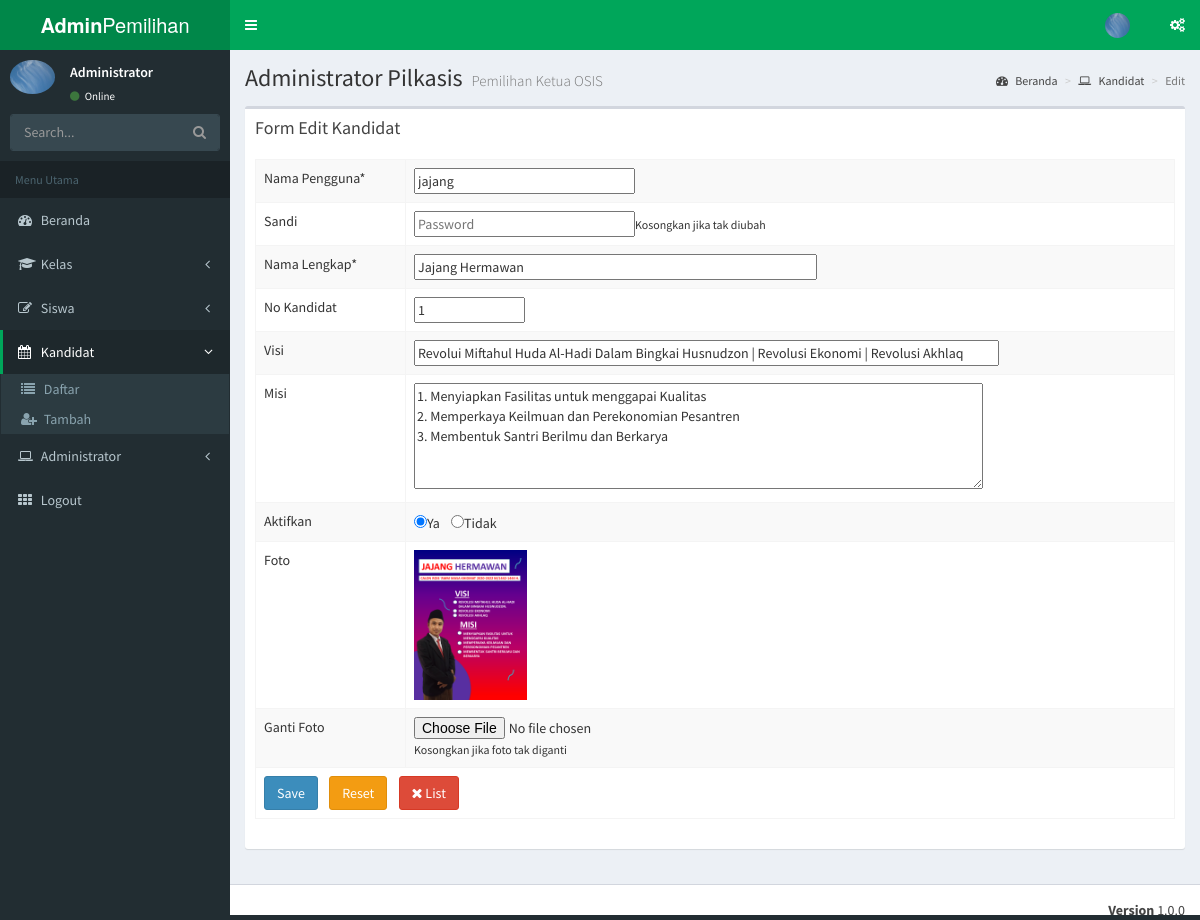
The page /admin/index.php?m=kandidat&s=edit&idp=10 (signed in) on the database its author committed.
### tables this page shows
CREATE TABLE `kandidat` (
  `idkandidat` int(2) NOT NULL,
  `username` varchar(25) NOT NULL,
  `password` varchar(32) NOT NULL,
  `nama` varchar(100) NOT NULL,
  `nokandidat` varchar(2) NOT NULL,
  `jumlahsuara` varchar(4) NOT NULL DEFAULT '0',
  `visi` varchar(100) NOT NULL,
  `misi` varchar(255) NOT NULL,
  `aktif` enum('Y','T') NOT NULL DEFAULT 'T',
  `foto` varchar(50) NOT NULL
);

### admin/modul/kandidat/edit.php (the view, shortened to what this page needs)
<?php include "atas.php"; ?>
  <div class="content-wrapper">
    <section class="content-header">
      <h1>
        Administrator Pilkasis
        <small>Pemilihan Ketua OSIS</small>
      </h1>
      <ol class="breadcrumb">
        <li><a href="."><i class="fa fa-dashboard"></i> Beranda</a></li>
        <li><a href="?m=kandidat"><i class="fa fa-laptop"></i> Kandidat</a></li>
        <li class="active">Edit</li>
      </ol>
    </section>
	<section class="content">
      <div class="row">
        <div class="col-xs-12">
          <div class="box">
            <div class="box-header">
              <h3 class="box-title">Form Edit Kandidat</h3>
            </div>
            <div class="box-body">
<?php
$id=$_GET['idp'];
include "../sambungan.php";
$sql="SELECT * FROM kandidat WHERE idkandidat='$id'";
$query=mysqli_query($koneksi,$sql);
$r=mysqli_fetch_assoc($query);
?>
			 <form action="?m=kandidat&s=update" method="post" enctype="multipart/form-data">
              <table id="pilkasis1" class="table table-bordered table-hover table-striped">
                <tbody>
					<tr>
						<td width=150>Nama Pengguna*</td>
						<td><input type="text" name="username" placeholder="Username" size="25px" maxlength="25px" value="<?php echo$r['username'];?>" required /></td>
					</tr>
					<tr>
						<td>Sandi</td>
						<td><input type="password" name="password" placeholder="Password" size="25px" maxlength="32px" /><small>Kosongkan jika tak diubah</small></td>
					</tr>
					<tr>
						<td>Nama Lengkap*</td>
						<td><input type="text" name="nama" placeholder="Nama" size="50px" maxlength="50px" value="<?php echo$r['nama'];?>" required /></td>
					</tr>
					<tr>
						<td>No Kandidat</td>
						<td><input type="text" name="nokandidat" placeholder="No Kandidat" size="10px" maxlength="2px" value="<?php echo$r['nokandidat'];?>" /></td>
					</tr>
					<tr>
						<td>Visi</td>
						<td><input type="text" name="visi" placeholder="Visi" size="75px" maxlength="100px" value="<?php echo$r['visi'];?>" /></td>
					</tr>
					<tr>
						<td>Misi</td>
						<td><textarea name="misi" placeholder="Misi" cols="75px" rows="5"><?php echo$r['misi'];?></textarea></td>
					</tr>
					<tr>
						<td>Aktifkan</td>
						<td><input type="radio" name="aktif" id="aktifY" value="Y" <?php if($r['aktif']=='Y') echo " checked";?> />Ya &nbsp;&nbsp;
						<input type="radio" name="aktif" id="aktifT" value="T" <?php if($r['aktif']=='T') echo " checked";?> />Tidak</td>
					</tr>
					<tr>
						<td>Foto</td>
						<td>
<?php
						if ($r['foto']!=''){
						  echo "<img src=\"../gambar/kandidat/$r[foto]\" height=150 />";
						}
						else{
						  echo "<img src=\"../gambar/kandidat/0.jpg\">";
						}
?>
					</tr>
					<tr>
						<td>Ganti Foto</td>
						<td><input type="file" name="foto" accept="image/*" /><small>Kosongkan jika foto tak diganti</small></td>
					</tr>
					<tr>
						<td colspan=3>
						<input type="submit" name="simpan" value="Save" class="btn btn-large btn-primary" />&nbsp;&nbsp;&nbsp;
						<input type="reset" name="reset" value="Reset" class="btn btn-large btn-warning" />&nbsp;&nbsp;&nbsp;
						<a href="?m=kandidat" class="btn btn-large btn-danger"><i class="fa fa-times"></i> List</a></td>
					</tr>
                </tbody>
              </table>
			 </form>
            </div>
          </div>
        </div>
      </div>
    </section>
<?php include "bawah.php"; ?>

### rows shown on the page
kandidat: username "jajang", nama "Jajang Hermawan", nokandidat "1", visi "Revolui Miftahul Huda Al-Hadi Dalam Bingkai Husnudzon | Revolusi Ekonomi | Revolusi Akhlaq", misi "1. Menyiapkan Fasilitas untuk menggapai Kualitas 2. Memperkaya Keilmuan dan Perekonomian Pesantren 3. Membentuk Santri Berilmu dan Berkarya", aktif "☑", foto (picture)

### other values the page prints
$_SESSION['namakasis'] "Administrator"
